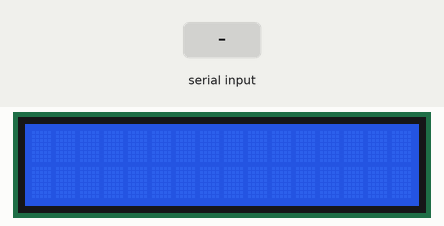
A sketch run on a simulated Arduino Uno, built with avr-gcc and run on an emulated ATmega328P. Shown: 16×2 character LCD. Inputs (shaded band) come from the test bench. What the sketch prints to the serial monitor is not drawn.

Above: at 1.2 s.
1.3 s: "90,45,200\n" received over Serial
At 1.6 s:
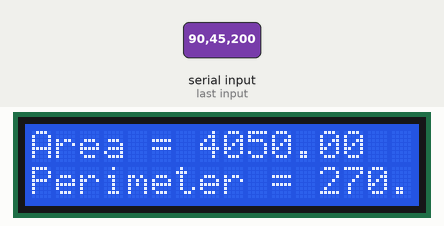
Timing chart, 0 to 4.3 s (numbered marks = the images above; inputs shaded):
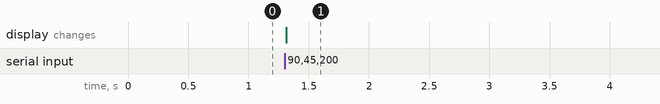

The sketch:

LCDAreaPerimeter.ino
```cpp
#include <LiquidCrystal.h>
int rs = 12, en = 11, d4 = 5, d5 = 4, d6 = 3, d7 = 2;
LiquidCrystal lcd(rs, en, d4, d5, d6, d7);
float l;
float b;
float temp;
float area;
float perimeter;
void setup() {
  // put your setup code here, to run once:
  lcd.begin(16, 2);  //order of display -> (column, row)
  lcd.clear();
  Serial.begin(9600);
}

void loop() {
  // put your main code here, to run repeatedly:
  lcd.clear();
  lcd.setCursor(0, 0);

  while (Serial.available() == 0) {}
  temp = Serial.parseFloat();
  if(temp != 0.0){
    l = temp;
  }
  else{
    while(Serial.available() == 0){}
    l = Serial.parseFloat();
  }
  Serial.println(l);


  while (Serial.available() == 0) {}
  temp = Serial.parseFloat();
  if(temp != 0.0){
    b = temp;
  }
  else{
    while(Serial.available() == 0){}
    b = Serial.parseFloat();
  }
  Serial.println(b);

  area = l * b;
  perimeter = 2 * (l + b);
  lcd.print("Area = ");
  lcd.setCursor(7,0);
  lcd.print(area);
  lcd.setCursor(0, 1);
  lcd.print("Perimeter = ");
  lcd.setCursor(12,1);
  lcd.print(perimeter);
  lcd.display();

  delay(10000);
}
```

Measured:
- after the input at 1.3 s, the display: changes at once (image 1)
